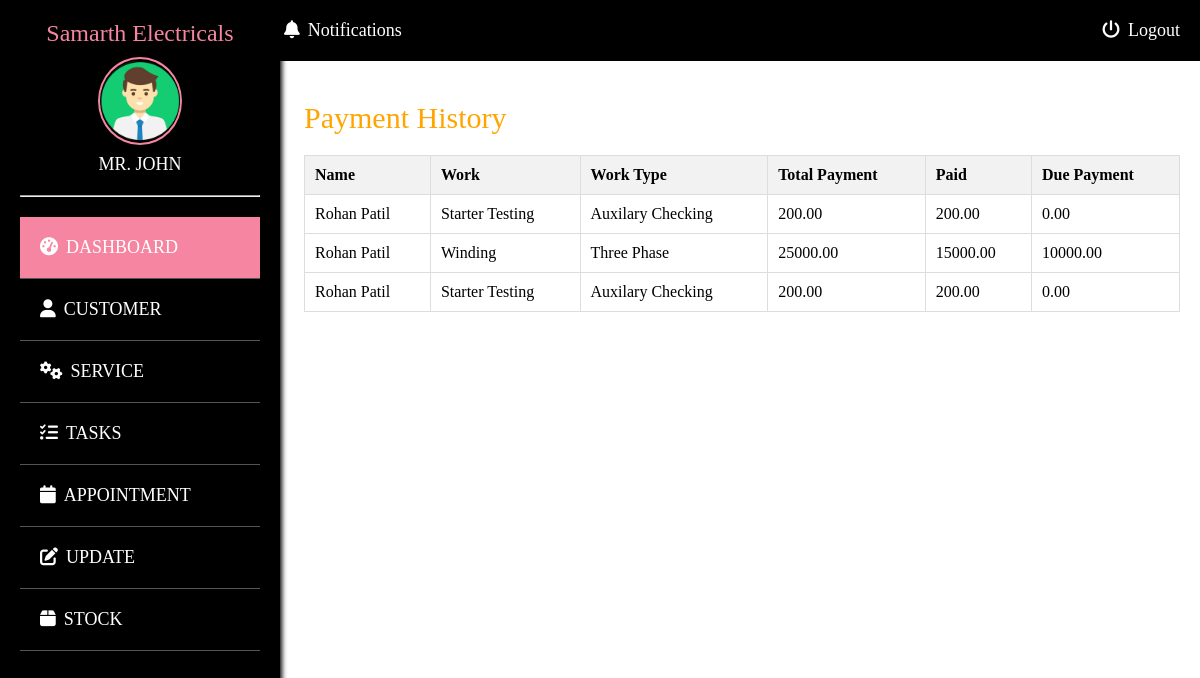
/owner/payment_history/, run on the app's committed database.
### app/models.py (models this page shows)
class Payment(models.Model):
    payment_id = models.AutoField(primary_key=True)
    appointment_id = models.IntegerField()
    customer_name = models.CharField(max_length=20, default='')
    service_name = models.CharField(max_length=100, default='')
    service_type = models.CharField(max_length=50, default='')
    payment_date = models.DateField(auto_now_add=True)
    total_amount = models.DecimalField(max_digits=10, decimal_places=2)
    pay_payment = models.DecimalField(max_digits=10, decimal_places=2)
    remaining_payment = models.DecimalField(max_digits=10, decimal_places=2)

### app/owner.py (the view)
# urls.py: path('owner/payment_history/', owner.payment_history, name='payment_history'),
def payment_history(request):
    all = Payment.objects.all()
    return render(request, 'owner/payment_history.html', {'payment': all})

### templates/owner/payment_history.html (shortened to what this page needs)
<!DOCTYPE html>
<html lang="en">
<head>
    {% load static %}
    {% include 'owner/head.html' %}
    <link rel="stylesheet" href="https://cdnjs.cloudflare.com/ajax/libs/font-awesome/5.15.3/css/all.min.css"/>
    <link rel="stylesheet" href="https://cdnjs.cloudflare.com/ajax/libs/font-awesome/6.5.1/css/all.min.css">
</head>
<body>
    <div class="banner">
    <div id="Panel1">
        <h1>Payment History</h1>
            <div id="_payment_history">
            <table id="history_of_payment">
            <tr>
                <th id="th1">Name</th>
                <th id="th1">Work</th>
                <th id="th1">Work Type</th>
                <th id="th1">Total Payment</th>
                <th id="th1">Paid</th>
                <th id="th1">Due Payment</th>
            </tr>
                {% for i in payment %}
            <tr>
                <td id="td1">{{ i.customer_name }}</td>
                <td id="td1">{{ i.service_name }}</td>
                <td id="td1">{{ i.service_type }}</td>
                <td id="td1">{{ i.total_amount }}</td>
                <td id="td1">{{ i.pay_payment }}</td>
                <td id="td1">{{ i.remaining_payment }}</td>
            </tr>
                {% endfor %}
        </table>
        </div>
    </div>
</body>
</html>

### templates/owner/head.html (style rules this page uses)
* { margin: 0; padding: 0; }

### templates/owner/payment_history.html (style rules this page uses)
.banner { margin-left: 250px; text-align: center; height: 100vh; margin-left: 22%; }
#pannel,#Panel1,#Panel2 { margin-top: 20px; margin-left: 20px; padding: 20px; }
h1 { font-size: 30px; font-weight:20; margin-bottom: 20px; color: orange; text-align:left; }
#_payment_history { overflow-x: auto; }
#history_of_payment { width: 100%; border-collapse: collapse; }
#history_of_payment th, #history_of_payment td { padding: 10px; border: 1px solid #ddd; }
#history_of_payment th { background-color: #f2f2f2; }
#th1 { font-weight: bold; text-align: left; }
#td1 { text-align: left; }

### data on the page
Payment: customer_name "Rohan Patil", service_name "Starter Testing", service_type "Auxilary Checking", total_amount "200.00", pay_payment "200.00", remaining_payment "0.00"
Payment: customer_name "Rohan Patil", service_name "Winding", service_type "Three Phase", total_amount "25000.00", pay_payment "15000.00", remaining_payment "10000.00"
Payment: customer_name "Rohan Patil", service_name "Starter Testing", service_type "Auxilary Checking", total_amount "200.00", pay_payment "200.00", remaining_payment "0.00"
